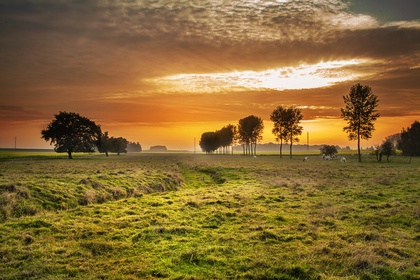
%> input picture land.jpg, 420 x 280 px, shrunk from 1500 x 1000 before the run
$ octave lab2.m   (GNU Octave 9; MATLAB toolbox functions it lacks are replaced by stand-ins)
%> lines starting %> are read from the running program, lines starting %| are printed output that depends on the picture; in (x1, y1, x2, y2) boxes, pixels count from 0 and x2, y2 are one past the last pixel; in counts of white or black regions, pixels touching at a corner belong together; the program's own positions count from 1
clear
clc
close all
img = imread('land.jpg')/256;
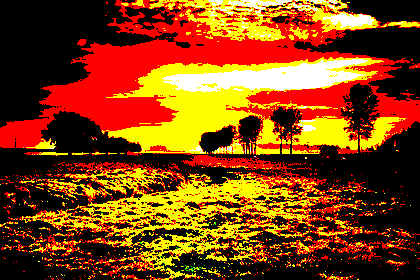
%> img: size 280x420x3 uint8; mean R, G, B 0.517, 0.258, 0.0425; drawn with 1 as white
% Separate the color channels
redChannel = img(:, :, 1);
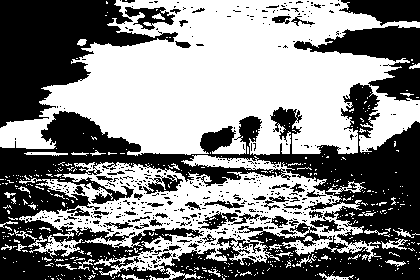
%> redChannel: size 280x420 uint8; values 0 (black) and 1 (white), 51.7% white; 516 black regions (464 under 20 px), largest, box (x1, y1, x2, y2) and area: (0, 83, 420, 280) 35584, (0, 0, 178, 128) 10792, (294, 25, 420, 101) 3936
greenChannel = img(:, :, 2);
%> greenChannel: size 280x420 uint8; values 0 (black) and 1 (white), 25.8% white; 798 white regions (753 under 20 px), largest, box (x1, y1, x2, y2) and area: (106, 57, 384, 154) 11616, (25, 168, 315, 271) 7788, (149, 0, 379, 41) 4015
blueChannel = img(:, :, 3);
%> blueChannel: size 280x420 uint8; values 0 (black) and 1 (white), 4.3% white; 102 white regions (92 under 20 px), largest, box (x1, y1, x2, y2) and area: (162, 59, 368, 92) 3549, (323, 13, 374, 28) 435, (212, 0, 292, 14) 350

%%%%%%%%%%%%%%%%%%%%%%%%%%%%%%%%%%%%%%%%%%%%%%%%%%%%%%%%%%%%
% Define thresholds
lowThresh = 0.05; % Lower threshold
highThresh = 0.9; % Higher threshold

% Apply edge detection to each color channel
edgeRedLow = edge(redChannel, 'Canny', lowThresh);
%> edgeRedLow: size 280x420 logical; 12.8% white in thin lines or dots
edgeGreenLow = edge(greenChannel, 'Canny', lowThresh);
%> edgeGreenLow: size 280x420 logical; 12% white in thin lines or dots
edgeBlueLow = edge(blueChannel, 'Canny', lowThresh);
%> edgeBlueLow: size 280x420 logical; 1.7% white in thin lines or dots, all inside (x1, y1, x2, y2) = (47, 1, 404, 161)

figure(21); imshow(edgeRedLow); title('CannyedgeRedLow ImagelowThresh ');
figure(22); imshow(edgeGreenLow); title('edgeGreenLow ImagelowThresh');
figure(23); imshow(edgeBlueLow); title('edgeBlueLow ImagelowThresh');

edgeRedHigh = edge(redChannel, 'Canny', highThresh);
%> edgeRedHigh: size 280x420 logical; 5.7% white in thin lines or dots
edgeGreenHigh = edge(greenChannel, 'Canny', highThresh);
%> edgeGreenHigh: size 280x420 logical; 4% white in thin lines or dots
edgeBlueHigh = edge(blueChannel, 'Canny', highThresh);
%> edgeBlueHigh: size 280x420 logical; 0.83% white in thin lines or dots, all inside (x1, y1, x2, y2) = (163, 1, 373, 154)

figure(24); imshow(edgeRedHigh); title('CannyedgeRedHigh ImagehighThresh');
figure(25); imshow(edgeGreenHigh); title('CannyedgeGreenHigh ImagehighThresh');
figure(26); imshow(edgeBlueHigh); title('CannyedgeBlueHigh ImagehighThresh');

% Display results for low threshold in a single line
figure(27); imshow(cat(3, uint8(255 * edgeRedLow), uint8(255 * edgeGreenLow), uint8(255 * edgeBlueLow))); title('Edges with Low Threshold');

% Display results for high threshold in a single line
figure(28); imshow(cat(3, uint8(255 * edgeRedHigh), uint8(255 * edgeGreenHigh), uint8(255 * edgeBlueHigh))); title('Edges with High Threshold');
%> after `imshow(cat(3, uint8(255 * edgeRedHigh), uint8(255 * edgeGreenHigh), ui`:
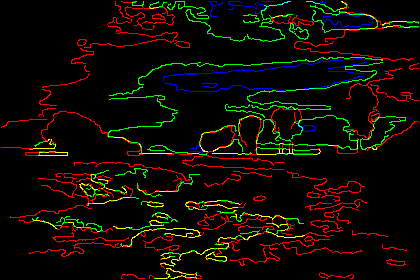
%> displayed picture: size 280x420x3, on the screen's scale of 0 to 255; mean R, G, B 14.5, 10.2, 2.1
%%%%%%%%%%%%%%%%%%%%%%%%%%%%%%%%%%%%%%%%%%%%%%%%%%%%%%%%%%%%%%%%%%%%%%%%%%%
% Read and prepare the image
A = imread('land.jpg');
%> A is the input picture: size 280x420x3 uint8; mean R, G, B 134.4, 105.1, 52.2
[ms, ns, ~] = size(A);
%> ms = 280; ns = 420

% Ensure the image dimensions are multiples of 8
ms = ms - mod(ms, 8);
ns = ns - mod(ns, 8);
%> ns = 416
A = A(1:ms, 1:ns, :);
%> A: size 280x416x3 uint8

% Define the compression matrix 1:64
C = [1 0 0 0 0 0 0 0; 0 0 0 0 0 0 0 0; 0 0 0 0 0 0 0 0; 0 0 0 0 0 0 0 0; 0 0 0 0 0 0 0 0; 0 0 0 0 0 0 0 0; 0 0 0 0 0 0 0 0; 0 0 0 0 0 0 0 0];

B = zeros(ms, ns, 3); % DCT coefficients
D = zeros(ms, ns, 3); % Reconstructed image

for k = 1:3 % For each color channel
    for i = 1:8:ms
        for j = 1:8:ns
            block = dct2(A(i:i+7, j:j+7, k));
            B(i:i+7, j:j+7, k) = C .* block;
            D(i:i+7, j:j+7, k) = idct2(B(i:i+7, j:j+7, k));
        end
    end
end
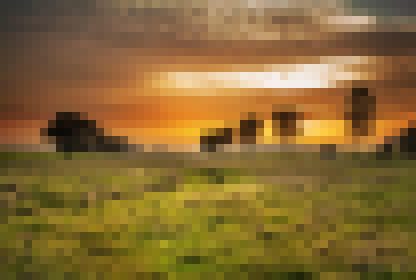
%> D: size 280x416x3 double; mean R, G, B 134.9, 105.4, 52.3; mean of the top-left, top-right, bottom-left and bottom-right quarters 98.8, 120, 86.8, 84.6
D=D/256;
% Display the images
figure(29); imshow(A); title('Original Image');
figure(30); imshow(log(abs(B)), []); title('1:64 DCT Coefficients');
figure(31); imshow(D, []); title('1:64 Reconstructed Image');

% Define the compression matrix 3:64
C = [1 1 0 0 0 0 0 0; 1 0 0 0 0 0 0 0; 0 0 0 0 0 0 0 0; 0 0 0 0 0 0 0 0; 0 0 0 0 0 0 0 0; 0 0 0 0 0 0 0 0; 0 0 0 0 0 0 0 0; 0 0 0 0 0 0 0 0];

B = zeros(ms, ns, 3); % DCT coefficients
D = zeros(ms, ns, 3); % Reconstructed image

for k = 1:3 % For each color channel
    for i = 1:8:ms
        for j = 1:8:ns
            block = dct2(A(i:i+7, j:j+7, k));
            B(i:i+7, j:j+7, k) = C .* block;
            D(i:i+7, j:j+7, k) = idct2(B(i:i+7, j:j+7, k));
        end
    end
end
%> B: size 280x416x3 double; mean R, G, B 17, 13.3, 6.6
D=D/256;
% Display the images
figure(32); imshow(log(abs(B)), []); title('3:64 DCT Coefficients');
figure(33); imshow(D, []); title('3:64 Reconstructed Image');

% Define the compression matrix 6:64
C = [1 1 1 0 0 0 0 0; 1 1 0 0 0 0 0 0; 1 0 0 0 0 0 0 0; 0 0 0 0 0 0 0 0; 0 0 0 0 0 0 0 0; 0 0 0 0 0 0 0 0; 0 0 0 0 0 0 0 0; 0 0 0 0 0 0 0 0];

B = zeros(ms, ns, 3); % DCT coefficients
D = zeros(ms, ns, 3); % Reconstructed image

for k = 1:3 % For each color channel
    for i = 1:8:ms
        for j = 1:8:ns
            block = dct2(A(i:i+7, j:j+7, k));
            B(i:i+7, j:j+7, k) = C .* block;
            D(i:i+7, j:j+7, k) = idct2(B(i:i+7, j:j+7, k));
        end
    end
end
%> B: size 280x416x3 double; mean R, G, B 17, 13.3, 6.6; mean of the top-left, top-right, bottom-left and bottom-right quarters 12.6, 15.5, 10.6, 10.5
D=D/256;
% Display the images
figure(34); imshow(log(abs(B)), []); title('6:64 DCT Coefficients');
figure(35); imshow(D, []); title('6:64 Reconstructed Image');


% Define the compression matrix 10:64
C = [1 1 1 1 0 0 0 0; 1 1 1 0 0 0 0 0; 1 1 0 0 0 0 0 0; 1 0 0 0 0 0 0 0; 0 0 0 0 0 0 0 0; 0 0 0 0 0 0 0 0; 0 0 0 0 0 0 0 0; 0 0 0 0 0 0 0 0];

B = zeros(ms, ns, 3); % DCT coefficients
D = zeros(ms, ns, 3); % Reconstructed image

for k = 1:3 % For each color channel
    for i = 1:8:ms
        for j = 1:8:ns
            block = dct2(A(i:i+7, j:j+7, k));
            B(i:i+7, j:j+7, k) = C .* block;
            D(i:i+7, j:j+7, k) = idct2(B(i:i+7, j:j+7, k));
        end
    end
end
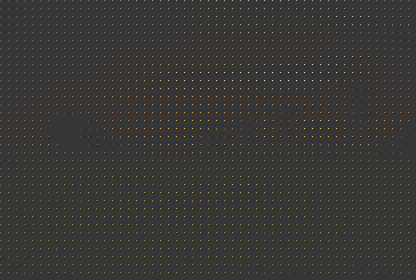
%> B: size 280x416x3 double; mean R, G, B 17, 13.3, 6.6; mean of the top-left, top-right, bottom-left and bottom-right quarters 12.6, 15.5, 10.5, 10.6; drawn with min black and max white
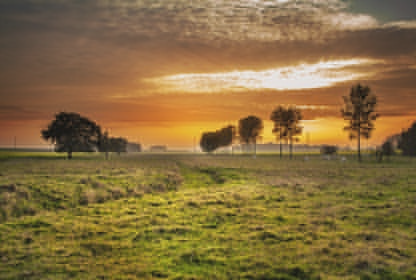
%> D: size 280x416x3 double; mean R, G, B 134.9, 105.4, 52.3; mean of the top-left, top-right, bottom-left and bottom-right quarters 98.8, 119.9, 86.7, 84.7; drawn with min black and max white
D=D/256;
% Display the images
figure(36); imshow(log(abs(B)), []); title('10:64 DCT Coefficients');
figure(37); imshow(D, []); title('10:64 Reconstructed Image');

% Define the compression matrix 15:64
C = [1 1 1 1 1 0 0 0; 1 1 1 1 0 0 0 0; 1 1 1 0 0 0 0 0; 1 1 0 0 0 0 0 0; 1 0 0 0 0 0 0 0; 0 0 0 0 0 0 0 0; 0 0 0 0 0 0 0 0; 0 0 0 0 0 0 0 0];

B = zeros(ms, ns, 3); % DCT coefficients
D = zeros(ms, ns, 3); % Reconstructed image

for k = 1:3 % For each color channel
    for i = 1:8:ms
        for j = 1:8:ns
            block = dct2(A(i:i+7, j:j+7, k));
            B(i:i+7, j:j+7, k) = C .* block;
            D(i:i+7, j:j+7, k) = idct2(B(i:i+7, j:j+7, k));
        end
    end
end
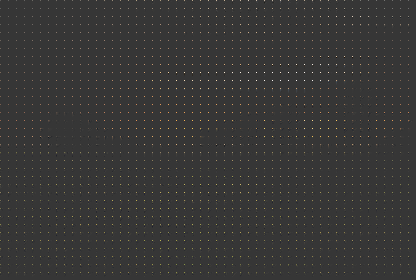
%> B: size 280x416x3 double; 7.81% of pixels changed, all inside (x1, y1, x2, y2) = (0, 0, 413, 277); drawn with min black and max white
D=D/256;
% Display the images
figure(38); imshow(log(abs(B)), []); title('15:64 DCT Coefficients');
figure(39); imshow(D, []); title('15:64 Reconstructed Image');

$ run again, with low_contrast.png saved as land.jpg
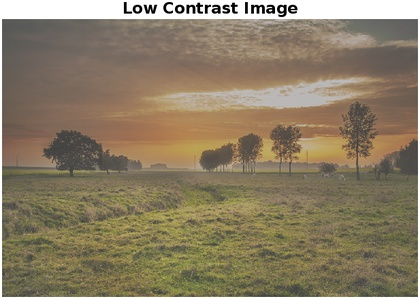
%> input picture low_contrast.png, 420 x 299 px, shrunk from 617 x 439 before the run
%> `redChannel = img(:, :, 1);`:
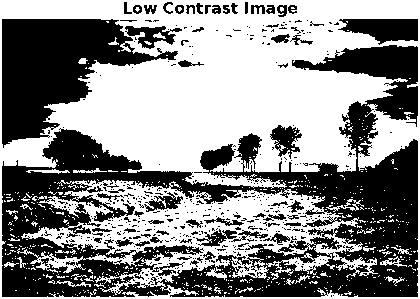
%> redChannel: size 299x420 uint8; values 0 (black) and 1 (white), 54.1% white; 509 black regions (445 under 20 px), largest, box (x1, y1, x2, y2) and area: (2, 45, 418, 297) 39359, (2, 19, 178, 148) 10863, (338, 19, 418, 45) 1402
%> greenChannel: size 299x420 uint8; values 0 (black) and 1 (white), 30.8% white; 930 white regions (882 under 20 px), largest, box (x1, y1, x2, y2) and area: (0, 0, 420, 299) 13174, (107, 76, 383, 172) 10771, (47, 185, 314, 287) 7106
%> blueChannel: size 299x420 uint8; values 0 (black) and 1 (white), 11.2% white; 109 white regions (101 under 20 px), largest, box (x1, y1, x2, y2) and area: (0, 0, 420, 299) 9588, (162, 78, 366, 110) 3464, (322, 32, 373, 47) 423
%> edgeRedLow: size 299x420 logical; 13.6% white in thin lines or dots
%> edgeGreenLow: size 299x420 logical; 13.4% white in thin lines or dots
%> edgeBlueLow: size 299x420 logical; 3.9% white in thin lines or dots
%> edgeRedHigh: size 299x420 logical; 6.2% white in thin lines or dots
%> edgeGreenHigh: size 299x420 logical; 4.9% white in thin lines or dots
%> edgeBlueHigh: size 299x420 logical; 2.8% white in thin lines or dots
%> A is the input picture: size 299x420x3 uint8; mean R, G, B 138.6, 125.2, 100.6
%> A: size 296x416x3 uint8
%> after the loop `for k = 1:3`:
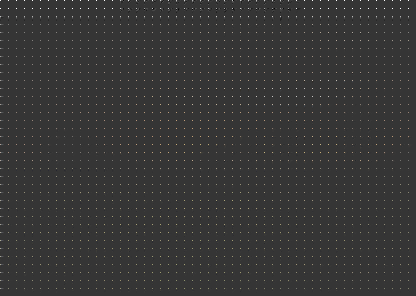
%> B: size 296x416x3 double; mean R, G, B 17.6, 15.9, 12.9; drawn with min black and max white
